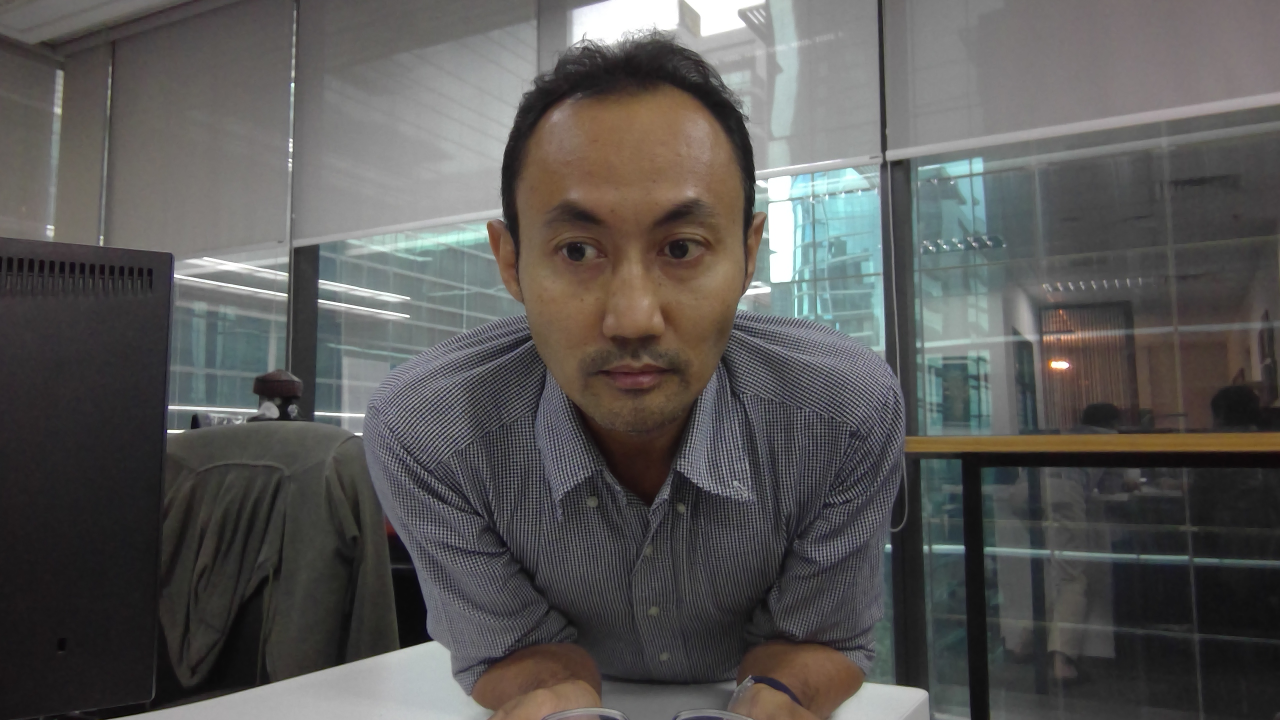
#> input picture images/airul/WIN_20190129_14_56_16_Pro.jpg, 2560 x 1440 px (shown at 1/2 size)
$ python -i utils.py   (imports and definitions only)
#> lines starting #> are read from the running program, lines starting #| are printed output that depends on the picture; after the words box and inside, x2 and y2 are one past the last pixel; in counts of white or black regions, pixels touching at a corner belong together
#> further down, picture is the input picture: shape (1440, 2560, 3); mean B, G, R 85.7, 87.3, 88.8
# source https://www.youtube.com/playlist?list=PLEsfXFp6DpzRyxnU-vfs3vk-61Wpt7bOS

import cv2
import os

# source: https://stackoverflow.com/a/44659589
# [26 lines left out: function image_resize, not called in this run]
def alpha_blend(frame_1, frame_2, mask):
    alpha = mask/255.0
    blended = cv2.convertScaleAbs(frame_1*(1-alpha) + frame_2*alpha)
    return blended

# [13 lines left out: function apply_circle_focus_blur, not called in this run]

def portrait_mode(frame):
#    cv2.imshow('frame', frame)
    gray = cv2.cvtColor(frame, cv2.COLOR_BGR2GRAY)
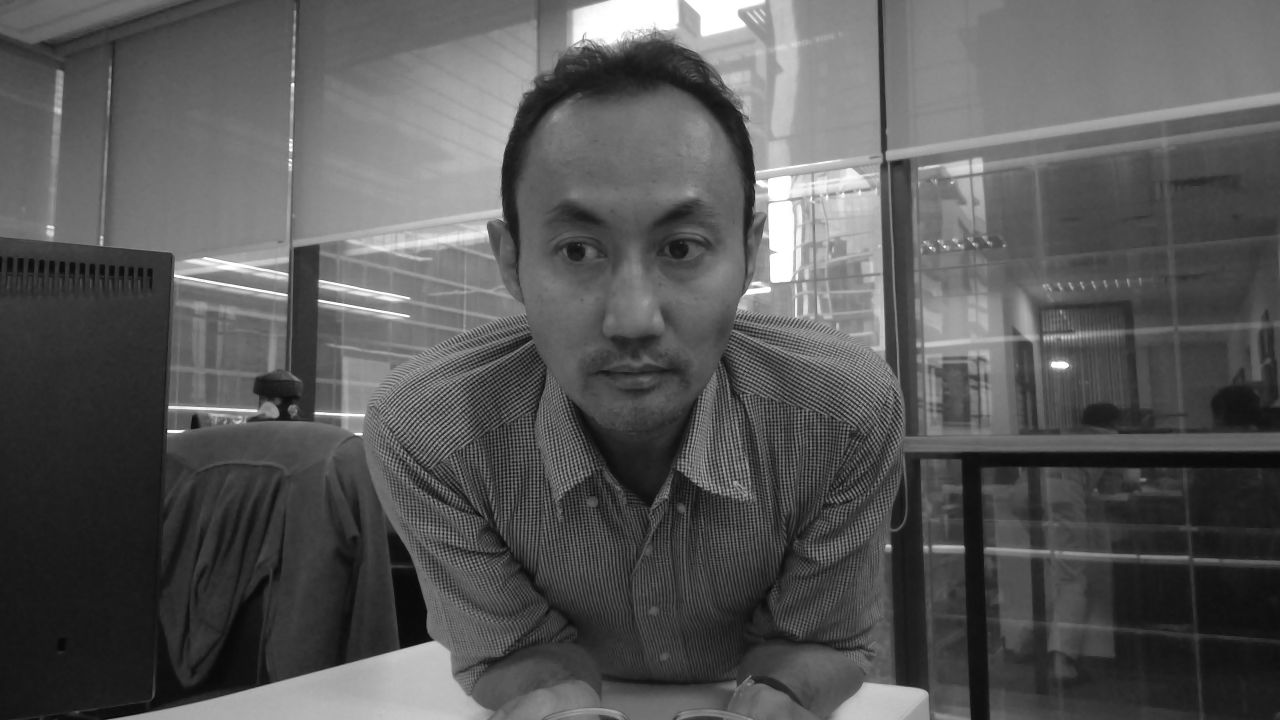
#> gray: shape (1440, 2560) (shown at 1/2 size); min 1, max 255, mean 87.6
    _, mask = cv2.threshold(gray, 120,255,cv2.THRESH_BINARY)
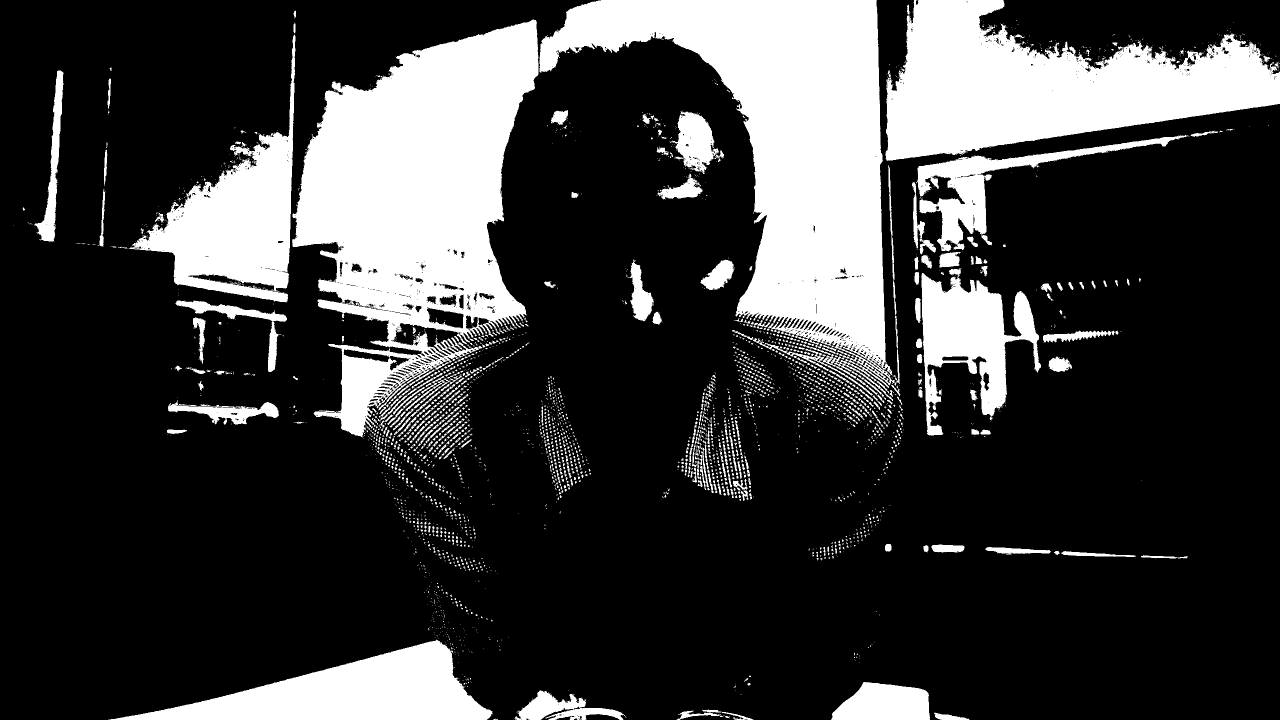
#> mask: shape (1440, 2560) (shown at 1/2 size); 23.6% white; 3332 white regions (2926 under 20 px), largest, box (x1, y1, x2, y2) and area: (584, 39, 1077, 874) 223855, (1079, 0, 1790, 802) 221745, (1771, 0, 2560, 322) 142213
    mask = cv2.cvtColor(mask, cv2.COLOR_GRAY2BGRA)
#> mask: shape (1440, 2560, 4)
    blured = cv2.GaussianBlur(frame, (21,21), 11)
    blended = alpha_blend(frame, blured, mask)
    frame = cv2.cvtColor(blended, cv2.COLOR_BGRA2BGR)
    return frame

class CFEVideoConf(object):
    # Standard Video Dimensions Sizes
    STD_DIMENSIONS =  {
        "360p": (480, 360),
        "480p": (640, 480),
        "720p": (1280, 720),
        "1080p": (1920, 1080),
        "4k": (3840, 2160),
    }
    # Video Encoding, might require additional installs
    # Types of Codes: http://www.fourcc.org/codecs.php
    VIDEO_TYPE = {
        'avi': cv2.VideoWriter_fourcc(*'XVID'),
        #'mp4': cv2.VideoWriter_fourcc(*'H264'),
        'mp4': cv2.VideoWriter_fourcc(*'XVID'),
    }

    width           = 640
    height          = 480
    dims            = (640, 480)
    capture         = None
    video_type      = None
    # [5 lines left out: function __init__, not called in this run]

    # Set resolution for the video capture
    # Function adapted from https://kirr.co/0l6qmh
    def change_res(self, width, height):
        self.capture.set(3, width)
        self.capture.set(4, height)

    # [13 lines left out: functions get_dims, get_video_type, not called in this run]

>>> import cv2
>>> picture = cv2.imread('images/airul/WIN_20190129_14_56_16_Pro.jpg')
#> (the run stopped early here; a loop or call above may not have finished)
